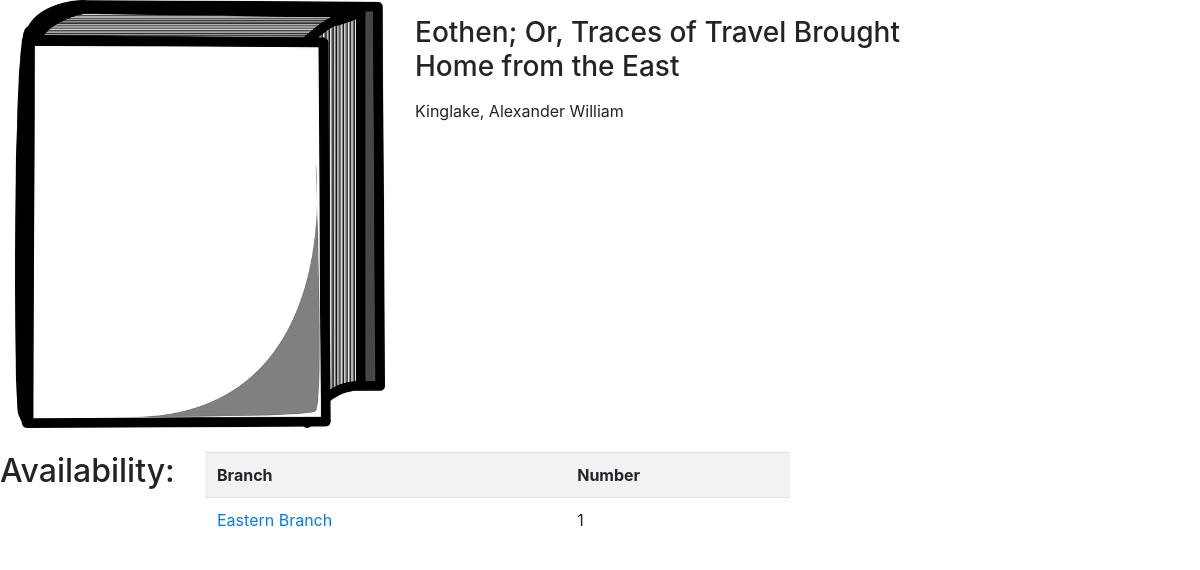
The page /book/ 000000282 on the database its author committed.
### tables this page shows
CREATE TABLE BOOKS(ISBN CHAR(10) PRIMARY KEY,
BTITLE VARCHAR(512),
BAUTHOR VARCHAR(64),
DDS CHAR(14),
BSUBJECT CHAR(32),
BGENRE CHAR(24),
BLANGUAGE VARCHAR(64),
BDESC VARCHAR(4096),
BPUB VARCHAR(64),
BYEAR DATE
);

CREATE TABLE BRANCHES(BID CHAR(6) PRIMARY KEY,
BNAME VARCHAR(64) UNIQUE NOT NULL,
BADDRESS VARCHAR(512),
BPHONE NUMERIC(10),
BFAX NUMERIC(10)
);

### app.py (the view)
@app.route("/book/<isbn>")
def getBookInfo(isbn):
    tempConn = sqlite3.connect("app.db")
    tempCursor = tempConn.cursor()
    book = tempCursor.execute(
        f'SELECT * FROM BOOKS WHERE ISBN ="{isbn}";').fetchone()
    branches = tempCursor.execute(f"""SELECT B.BNAME, COUNT(*)
        FROM (
            SELECT *
            FROM STORES_B S JOIN BOOKS B ON S.ISBN = B.ISBN
        ) AS B_TO_P JOIN BRANCHES B ON B.BID=B_TO_P.BID
        WHERE B_TO_P.ISBN='{isbn}'
        GROUP BY B.BID, B_TO_P.ISBN;""").fetchall()
    return render_template("book.html", book=book, branches=branches)

### templates/book.html (shortened to what this page needs)
<html>
<head>
    <link rel="stylesheet" href="https://maxcdn.bootstrapcdn.com/bootstrap/4.0.0/css/bootstrap.min.css"
>
</head>
<body>
    <div class="container-fluid">
        <div class="row">
            <div class="col-md-4">
                <img src={{ url_for('static', filename='cover.webp') }} class="img-fluid"></img>
            </div>
            <div class="col-md-6">
                <p>
                <h3>{{ book[1] }}</h3>
                </p>
                <p>
                    {{ book[2] }}
                </p>
            </div>
        </div>
    </div>
    <br>
    <div class="row">
        <div class="col-md-2">
            <h2>Availability:</h2>
        </div>
        <div class="col-md-6">
            <table class="table table-striped">
                <tr>
                    <th>Branch</th>
                    <th>Number</th>
                </tr>
                {% for each in branches %}
                <tr>
                    <td><a href="/branches">{{ each[0] }}</a></td>
                    <td>{{ each[1] }}</td>
                </tr>
                {% endfor %}
            </table>
        </div>
    </div>
</body>
</html>

### rows shown on the page
BOOKS: BTITLE "Eothen; Or, Traces of Travel Brought Home from the East", BAUTHOR "Kinglake, Alexander William"
BRANCHES: BNAME "Eastern Branch", each "1"
